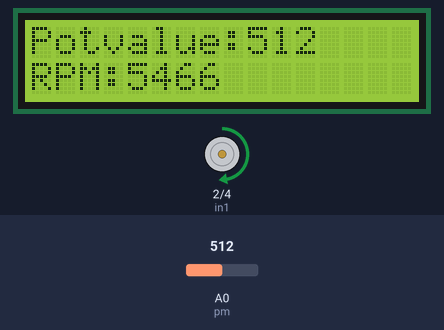
Simulated run of this sketch. Board: Arduino Uno, built with avr-gcc and run on an emulated ATmega328P. Shown: 16×2 character LCD, motor-driver pin pairs drawn as motors (green arrow = first pin HIGH = forward, orange = second pin HIGH = backward, longer = more drive, scaled by the enable pin). The test bench sets the inputs (shaded band); at power-on: A0 (pm) = 512.

Above: at 2.2 s.
2.3 s: A0 (pm) set to 716
At 3.5 s:
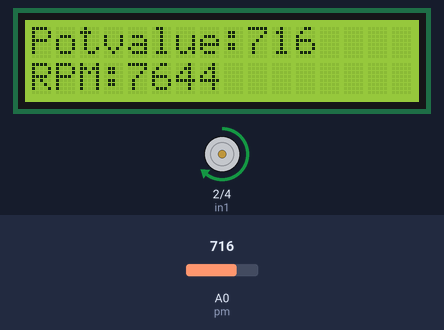
3.8 s: A0 (pm) set to 900
At 4.5 s:
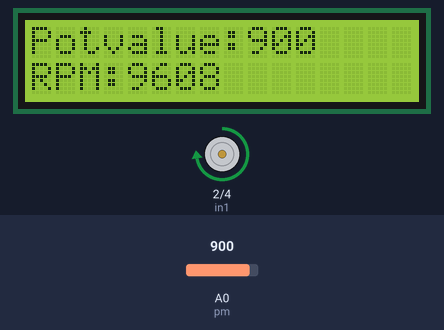
5.3 s: A0 (pm) set to 122
At 6.5 s:
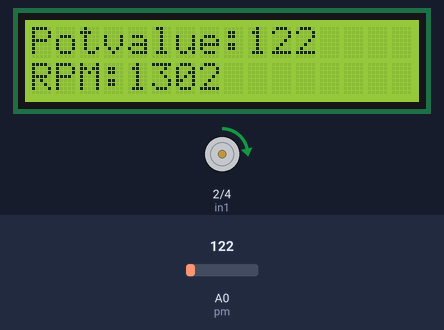
6.8 s: A0 (pm) set to 0
At 7.4 s:
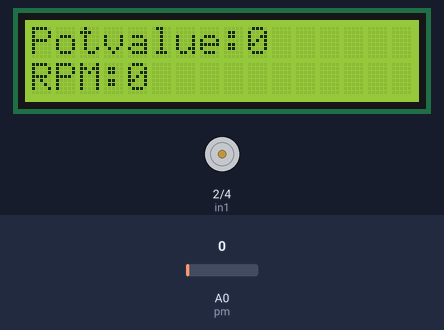
Timing chart, 0 to 9.3 s (numbered marks = the images above; inputs shaded):
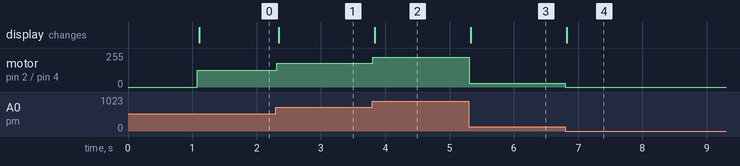

The sketch:

motor_rpm_control_using_potentiometer_and_lcd.ino
```cpp
#include <Adafruit_LiquidCrystal.h>
int pm =A0;
int en1=3;
int in1=2;
int in2=4;
int rpm;
Adafruit_LiquidCrystal lcd_1(0);
void setup()
{
  pinMode(en1,OUTPUT);
  pinMode(in1,OUTPUT);
  pinMode(in2,OUTPUT);
  lcd_1.begin(16, 2);

  lcd_1.print("Hello World");
  delay(1000);
  lcd_1.clear();
}
void loop()
{
  lcd_1.setBacklight(1);
  int pmv=analogRead(pm);
  digitalWrite(in1,HIGH);
  digitalWrite(in2,LOW);
  analogWrite(en1,map(pmv,0,1023,0,255));
  rpm=map(pmv,0,1023,0,10922);
  lcd_1.setCursor(0, 0);
  lcd_1.print("Potvalue:");
  lcd_1.print(pmv);
  lcd_1.print("    ");
  lcd_1.setCursor(0, 1);
  lcd_1.print("RPM:");
  lcd_1.print(rpm);
  lcd_1.print("    ");
  digitalWrite(LED_BUILTIN,HIGH);
}
```

Measured:
- after the input at 2.3 s, motor on pin 2 (in1) / pin 4 (in2): forward 127/255 → forward 178/255 at once; the display: changes at once (image 1)
- after the input at 3.8 s, motor on pin 2 (in1) / pin 4 (in2): forward 178/255 → forward 224/255 at once; the display: changes at once (image 2)
- after the input at 5.3 s, motor on pin 2 (in1) / pin 4 (in2): forward 224/255 → forward 30/255 at once; the display: changes at once (image 3)
- after the input at 6.8 s, motor on pin 2 (in1) / pin 4 (in2): forward 30/255 → stopped at once; the display: changes at once (image 4)
